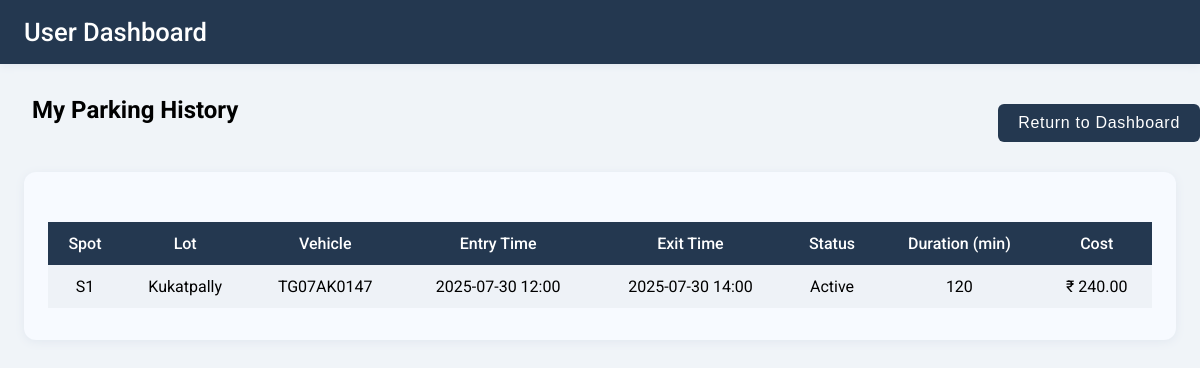
The page /user/history (signed in) on the database its author committed.
### backend/models.py (models this page shows)
class Reservation(db.Model):
    __tablename__ = "Reservation"
    id = db.Column(db.Integer, primary_key = True, autoincrement = True)
    spot_id = db.Column(db.Integer, db.ForeignKey("ParkingSpot.id"), nullable = False)
    user_id = db.Column(db.Integer, db.ForeignKey("User.id"), nullable = False)
    vehicle_id = db.Column(db.Integer, db.ForeignKey("Vehicle.id"), nullable=True)
    status = db.Column(db.String, nullable = False)
    cost = db.Column(db.Numeric(10, 2), nullable=False)
    entry_ts = db.Column(db.DateTime(timezone=True), default=lambda:datetime.now(timezone.utc))
    exit_ts = db.Column(db.DateTime(timezone=True))
    user = db.relationship("User", backref = "reservations")
    spot = db.relationship("ParkingSpot", backref = "reservations")
    vehicle = db.relationship("Vehicle", backref="reservations")

class ParkingSpot(db.Model):
    __tablename__ = "ParkingSpot"
    id = db.Column(db.Integer, primary_key = True, autoincrement = True)
    lot_id= db.Column(db.Integer, db.ForeignKey("ParkingLot.id"), nullable = False)
    status = db.Column(db.String, nullable = False)
    spot_number= db.Column(db.String, nullable = False)
    lot = db.relationship("ParkingLot", backref = "spots")
    __table_args__ = (
        db.UniqueConstraint('lot_id', 'spot_number', name='_lot_spot'),
    )

class ParkingLot(db.Model):
    __tablename__ = "ParkingLot"
    id = db.Column(db.Integer, primary_key = True, autoincrement = True)
    location = db.Column(db.String, nullable = False)
    address = db.Column(db.String, nullable = False)
    price = db.Column(db.Integer, nullable = False)
    no_of_spots = db.Column(db.Integer, nullable = False)

class Vehicle(db.Model):
    __tablename__ = "Vehicle"
    id = db.Column(db.Integer, primary_key = True, autoincrement = True)
    user_id= db.Column(db.Integer, db.ForeignKey("User.id"), nullable = False)
    vehicle_type = db.Column(db.String, nullable = False)
    vehicle_number= db.Column(db.String, unique = True, nullable = False)
    user = db.relationship("User", backref = "vehicles")

### backend/routes.py (the view)
@routes_bp.route('/user/history')
@login_required
def user_history():
    reservations = (
        Reservation.query
        .filter_by(user_id=current_user.id)
        .order_by(Reservation.entry_ts.desc())
        .all()
    )
    return render_template('user/user_history.html', reservations=reservations)

### app.py (called while the page is built)
def create_app():
    app = Flask(__name__)
    app.config["SQLALCHEMY_DATABASE_URI"] = "sqlite:///vehicle_db.sqlite3"
    app.config["SQLALCHEMY_TRACK_MODIFICATIONS"] = False
    app.config["SECRET_KEY"] = "myspoton"
    db.init_app(app)
    login_manager = LoginManager()
    login_manager.init_app(app)
    @login_manager.user_loader
    def load_user(user_id):
        return Admin.query.filter_by(email=user_id).first() or User.query.filter_by(email=user_id).first()
    with app.app_context():
        db.create_all()
        from backend.create_initial_db import init_db
        init_db(app)
        from backend.routes import routes_bp
        app.register_blueprint(routes_bp)
    return app

### templates/user/user_history.html (shortened to what this page needs)
<!DOCTYPE html>
<html lang="en">
<head>
</head>
<body>
    <div class="navbar">
        <span class="navbar-title">User Dashboard</span>
    </div>
    <div class="container">
        <button onclick="window.location.href='/user/dashboard'" class="return-dashboard-btn">
            Return to Dashboard
        </button>
        <h2 style="margin-left:8px;">My Parking History</h2>
        <div class="history-card">
            {% if reservations %}
            <table>
                <tr>
                    <th>Spot</th>
                    <th>Lot</th>
                    <th>Vehicle</th>
                    <th>Entry Time</th>
                    <th>Exit Time</th>
                    <th>Status</th>
                    <th>Duration (min)</th>
                    <th>Cost</th>
                </tr>
                {% for r in reservations %}
                <tr>
                    <td>{{ r.spot.spot_number }}</td>
                    <td>{{ r.spot.lot.address }}</td>
                    <td>{% if r.vehicle %}{{ r.vehicle.vehicle_number }}{% else %}-{% endif %}</td>
                    <td>{% if r.entry_ts %}{{ r.entry_ts.strftime('%Y-%m-%d %H:%M') }}{% else %}-{% endif %}</td>
                    <td>
                        {% if r.exit_ts %}
                            {{ r.exit_ts.strftime('%Y-%m-%d %H:%M') }}
                        {% elif r.entry_ts %}
                            Active
                        {% else %}
                            -
                        {% endif %}
                    </td>
                    <td>{{ r.status }}</td>
                    <td>
                        {% if r.entry_ts and r.exit_ts %}
                            {% set duration = ((r.exit_ts - r.entry_ts).total_seconds() // 60)|int %}
                            {{ duration if duration >= 0 else 0 }}
                        {% elif r.entry_ts %}
                            Active
                        {% else %}
                            -
                        {% endif %}
                    </td>
                    <td>&#8377; {{ ('%.2f'|format(r.cost)) }}</td>
                </tr>
                {% endfor %}
            </table>
            {% else %}
            <p style="color:#333; font-size:1.1em; text-align:center;">No parking history found.</p>
            {% endif %}
        </div>
    </div>
</body>
</html>

### templates/user/user_history.html (style rules this page uses)
body { background: #f0f4f8; font-family: 'Roboto', Arial, sans-serif; margin: 0; padding: 0; }
.navbar { background: #243850; padding: 0 24px; height: 64px; display: flex; align-items: center; color: #fff; box-shadow: 0 2px 8px #e2e8f0; }
.navbar-title { font-size: 1.6em; font-weight: 500; }
.container { max-width: 1280px; margin: 32px auto; padding: 0 24px; position: relative; }
.return-dashboard-btn { position: absolute; top: 0; right: 0; background-color: #243850; color: white; border: none; border-radius: 6px; padding: 10px 20px; font-size: 1em; cursor: pointer; letter-spacing: 0.7px; transition: background-color 0.3s ease; margin-top: 8px; }
.history-card { background: #f7faff; border-radius: 12px; box-shadow: 0 2px 10px #e2e8f0; padding: 32px 24px; margin-top: 48px; }
table { width: 100%; border-collapse: collapse; margin-top: 18px; }
th, td { padding: 12px; font-size: 1em; text-align: center; }
th { background: #243850; color: white; font-weight: 500; }
tr:nth-child(even) { background: #eef2f7; }
tr:nth-child(odd) { background: #ffffff; }

### rows shown on the page
Reservation: spot.spot_number "S1", spot.lot.address "Kukatpally", vehicle.vehicle_number "TG07AK0147", entry_ts "2025-07-30 12:00", exit_ts "2025-07-30 14:00", status "Active", duration "120", cost "240.00"
